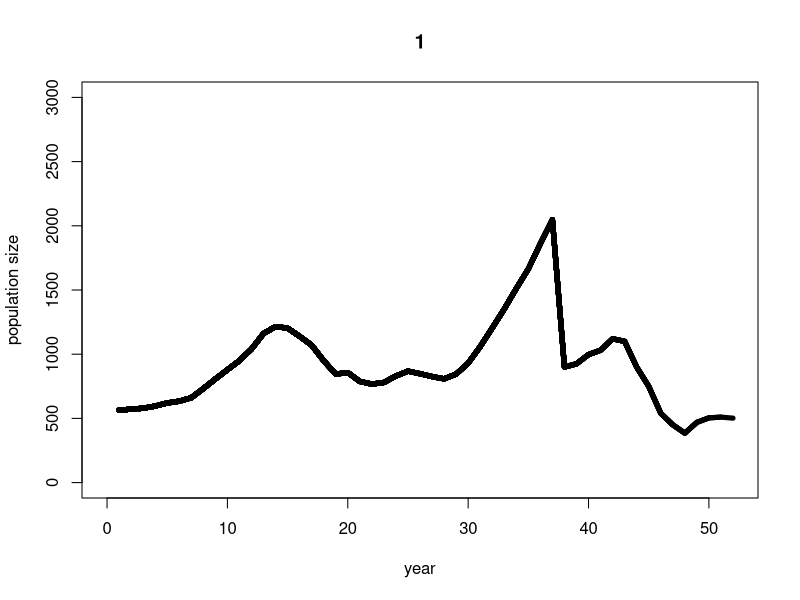
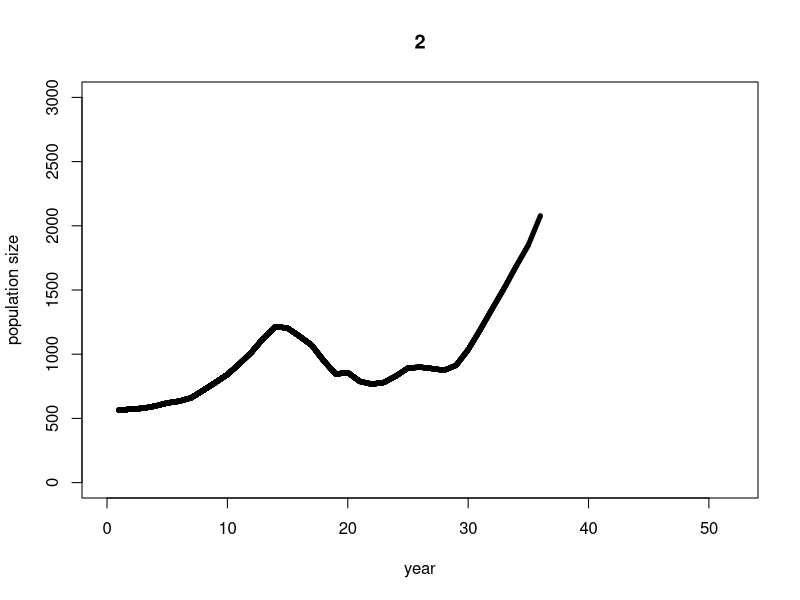

The R source for these figures, in order: (Note: a time limit stopped this script after it produced the figures.)
setwd("~/Documents/Projects, papers, programs/Documents by person/Renae Sattler/MooseSims/output")

#sim parameters
replicates = 100
adultmort  = 1/15
gen        = 52
plotit     = 1

#repeat simulation for k number of times, iterate through cutoff values
for(k in 1:replicates){
  ####initialize####
  #set up replicate output file
  final.output = matrix(nrow=(gen+1), ncol=6)
  final.cols   = c("generation", "alleles", "Ho", "He", "cutoff", "numb.indv")
  colnames(final.output) = final.cols
  
  #set up plot
  if(plotit==1){
    Na         = NULL
    plot(-100, -100 , xlab="year", ylab="population size", xlim=c(0, gen), ylim=c(0, 3000), type="b", main=k) 
  }
  
  #initialize moose population
  final.output[1,5] = "not calculated"
  final.output[1,6] = 564
  
  pop.size = c(564, 572, 579, 596, 620, 634, 661, 766, 848, 1041, 1045, 1183, 1243, 1215,
               1203, 1139, 1070, 949, 845, 857, 788, 767, 780, 830, 927, 976, 1014, 1046, 
               1116, 1260, 1315, 1496, 1697, 1784, 2017, 2117, 2398, 900, 925, 997, 1031, 
               1120, 1100, 900, 750, 540, 450, 385, 650, 530, 510, 515)
  
  #read in allele frequency data
  locus1 = c(108, 110, 112, 114)
  freq1  = c(0.0227, 0.4432, 0.0114, 0.5227)
  locus2 = c(131, 133, 137, 143)
  freq2  = c(0.0122, 0.2927, 0.4268, 0.2683)
  locus3 = c(180, 184, 186, 188)
  freq3  = c(0.1477, 0.7273, 0.0455, 0.0795)
  locus4 = c(350, 354, 356, 358)
  freq4  = c(0.0750, 0.4250, 0.0250, 0.4750)
  locus5 = c(121, 133, 135)
  freq5  = c(0.0106, 0.3617, 0.6277)
  locus6 = c(191, 193, 195, 197, 199)
  freq6  = c(0.0610, 0.0488, 0.3902, 0.1220, 0.3780)
  locus7 = c(148, 150)
  freq7  = c(0.0227, 0.9773)
  locus8 = c(124, 126, 128, 130)
  freq8  = c(0.0870, 0.2500, 0.0761, 0.5870)
  locus9 = c(190, 192, 200)
  freq9  = c(0.0357, 0.7976, 0.1667)
  
  #start individual id#
  ind = 1
  ped = matrix(nrow=pop.size[1], ncol=24)
  remain.size = pop.size[1]
  
  #assign genotypes to create populatino of 564 individuals
  for(si in 1:pop.size[1]){
    ped[si,1] = 1 #pednum
    ped[si,2] = si #idnumber
    ped[si,3] = 0 #fid
    ped[si,4] = 0 #mid
    ped[si,5] = sample(x=c(1,2), size=1, prob=c(0.5,0.5), replace=TRUE)
    ped[si,6] = sample(x=locus1, size=1, prob=freq1, replace=TRUE)
    ped[si,7] = sample(x=locus1, size=1, prob=freq1, replace=TRUE)
    ped[si,8] = sample(x=locus2, size=1, prob=freq2, replace=TRUE)
    ped[si,9] = sample(x=locus2, size=1, prob=freq2, replace=TRUE)
    ped[si,10] = sample(x=locus3, size=1, prob=freq3, replace=TRUE)
    ped[si,11] = sample(x=locus3, size=1, prob=freq3, replace=TRUE)
    ped[si,12] = sample(x=locus4, size=1, prob=freq4, replace=TRUE)
    ped[si,13] = sample(x=locus4, size=1, prob=freq4, replace=TRUE)
    ped[si,14] = sample(x=locus5, size=1, prob=freq5, replace=TRUE)
    ped[si,15] = sample(x=locus5, size=1, prob=freq5, replace=TRUE)
    ped[si,16] = sample(x=locus6, size=1, prob=freq6, replace=TRUE)
    ped[si,17] = sample(x=locus6, size=1, prob=freq6, replace=TRUE)
    ped[si,18] = sample(x=locus7, size=1, prob=freq7, replace=TRUE)
    ped[si,19] = sample(x=locus7, size=1, prob=freq7, replace=TRUE)
    ped[si,20] = sample(x=locus8, size=1, prob=freq8, replace=TRUE)
    ped[si,21] = sample(x=locus8, size=1, prob=freq8, replace=TRUE)
    ped[si,22] = sample(x=locus9, size=1, prob=freq9, replace=TRUE)
    ped[si,23] = sample(x=locus9, size=1, prob=freq9, replace=TRUE)
  }
  
  ped.data = as.data.frame(ped)
  cols3 =  c("pednum", "id", "fid", "mid", "sex",
             "l1.1","l1.2","l2.1","l2.2","l3.1","l3.2",
             "l4.1","l4.2","l5.1","l5.2","l6.1","l6.2",
             "l7.1","l7.2","l8.1","l8.2","l9.1","l9.2", "age")
  colnames(ped) = cols3
  colnames(ped.data) = cols3
  
  #assign ages to individual from distribution of possible (1-15 years)
  ped[,24] = sample(seq(1,15,1), nrow(ped), replace=TRUE)
  
  #set start point for offspring ID numbers
  off.id = pop.size[1] + 1
  
  ####simulate population ####
  for(n in 1:gen){
    #plot pop size
    if(plotit==1){
      Na      = c(Na, nrow(ped))
      lines(c(1:n), Na , xlab="generation", ylab="population size", cex = 2, lty = 1, col="black", lwd=5)
    }
    
    #analysis of population parameters
    final.output[n,1] = n
    
    #He and Ho - neutral
    genos = ped[,6:23, drop=FALSE] 
    
    HEs   = NULL
    HOs   = NULL
    Als   = NULL
    
    loc.pos = seq(1, (9*2), 2)
    for(l in loc.pos){
      # per locus heterozygosity
      locus = genos[, c(l, l+1), drop=FALSE]
      geno  = length(locus[, 1])
      het   = length(which(locus[, 1] != locus[, 2]))
      het.observed  = het/geno
      HOs = c(HOs, het.observed)
      
      freqs = table(locus)
      homozygous = NULL
      for(l in 1:length(freqs)){
        homozygous = c(homozygous, (freqs[l]/sum(freqs) * freqs[l]/sum(freqs)))
      }
      het.expected = 1 - sum(homozygous)
      HEs = c(HEs, het.expected)
      
      catlocus = c(locus[,1], locus[,2])
      Als = c(Als, length(unique(catlocus)))
    }
    final.output[n,4 ] = mean(HEs)
    final.output[n,3 ] = mean(HOs)
    
    #number of alleles
    final.output[n,2 ] = mean(Als)
    
    #pop size
    final.output[n,6]  = nrow(ped)
    
    #break for end of simulation 
    if(n==52){break}
    
    #apply adult mortality
    ped = ped[ped[,24]<15,,drop=FALSE]
    nkill = round((nrow(ped) * adultmort), 0)
    if(nkill>0){
      kill  = sample(1:length(ped[,24]), nkill, replace=FALSE)
      ped   = ped[-kill,]
    }
    ped.data = as.data.frame(ped)
    
    #determine change in pop size
    current   = nrow(ped)
    next.year = pop.size[n+1]
    diff      = next.year - current
    n.pairs   = diff
    
    #if population growing, find pairs and simulate offspring
    if(n.pairs>0){
      #generate list of possible males and females for reproduction
      females.new = ped[ped[,5]==1, ]
      females.new = females.new[females.new[,24] > 1, ,drop=FALSE]
      
      males.new = ped[ped[,5]==2, ]
      males.new = males.new[males.new[,24] > 4, ,drop=FALSE]
      males.new = males.new[males.new[,24] < 13, ,drop=FALSE]
      
      maxpairs = min(nrow(females.new), nrow(males.new))
      if(maxpairs > n.pairs){
        females.approved = sample(females.new[,2], n.pairs, replace=FALSE)
        males.approved   = sample(males.new[,2], n.pairs, replace=TRUE)
      }else{
        females.approved = sample(females.new[,2], maxpairs, replace=FALSE)
        males.approved   = sample(males.new[,2], maxpairs, replace=TRUE)
      }
      
      #save pairs into matrix
      pairs = matrix(nrow=length(females.approved), ncol=2)
      pairs[, 2] = males.approved
      pairs[, 1] = females.approved
      
      #add offspring simulation parameters
      number.pairs = nrow(pairs)
      number.offspring = 1
      
      #pull information for parent pairs
      for(p in 1:number.pairs){
        #dummy offspring data frame
        offspring     = matrix(nrow = 1, ncol = 24)
        offspring[1,] = c(1:24)
        colnames(offspring) = cols3 
        
        mom = ped.data[ped.data$id==pairs[p,1],,drop=FALSE] 
        dad = ped.data[ped.data$id==pairs[p,2],,drop=FALSE]
        
        #simulate offspring for each parent pair drawn and saved above
        offspring[1,1] = 1
        offspring[1,2] = off.id   #id number (sequential)
        offspring[1,3] = dad[1,2] #dad id number
        offspring[1,4] = mom[1,2] #mom id number
        offspring[1,5] = sample(c(1,2), 1, replace=TRUE, prob=c(0.5, 0.5)) #sex
        
        # genotypes
        # prep parent genotypes
        fg = dad[1,6:23,drop=FALSE]
        mg = mom[1,6:23,drop=FALSE]
        
        # allele 1 positions
        positions = seq(1, (9*2), 2)
        
        # randomly sample either position 1 or 2 (add 0 or 1) to starting position
        fallele  = positions + sample(0:1, 9 * 1, replace = TRUE)
        fallele2 = fg[fallele] + (rbinom(9, 1, prob=0.0001) * sample(x=c(-2, 2), size=1, replace=TRUE, prob=c(0.5, 0.5)))
        fallele3 = matrix(fallele2, nrow = 1, ncol = 9, byrow = TRUE)
        
        mallele  = positions + sample(0:1, 9 * 1, replace = TRUE)
        mallele2 = mg[mallele] + (rbinom(9, 1, prob=0.0001) * sample(x=c(-2, 2), size=1, replace=TRUE, prob=c(0.5, 0.5)))
        mallele3 = matrix(mallele2, nrow = 1, ncol = 9, byrow = TRUE)
        
        for(l in 1:length(positions)){
          offspring[1,5+positions[l]]   = as.numeric(fallele3[1,l])
          offspring[1,5+positions[l]+1] = as.numeric(mallele3[1,l])
        }
        
        #add age (0)
        offspring[1,24] = 0
        
        #convert to data frame, add col names, and save into generation data frame 
        offspring.data = as.data.frame(offspring)
        colnames(offspring.data) = cols3
        ped.data = rbind(ped.data, offspring.data)
        
        #increase id number
        off.id = off.id + 1
      } 
      ped = as.matrix(ped.data)
      females.approved = NULL
      males.approved = NULL
    }
    
    #if population is shrinking, randomly select survivors
    if(n.pairs<0){
      ped.data = ped.data[sample(nrow(ped.data), next.year), ]
      ped = as.matrix(ped.data)
    }
    
    #increment age of entire population
    ped[,24] = ped[,24] + 1
  }
  write.table(final.output, paste("output_", k, ".csv", sep=""), col.names=FALSE, row.names=FALSE, sep=",", append=FALSE)
}

#plot(c(1:nrow(final.output)), final.output[,3], ylim=c(0,0.6), type="l")
#plot(c(1:nrow(final.output)), final.output[,4], ylim=c(0,0.6), type="l")
#plot(c(1:nrow(final.output)), final.output[,2], ylim=c(0,6), type="l")
